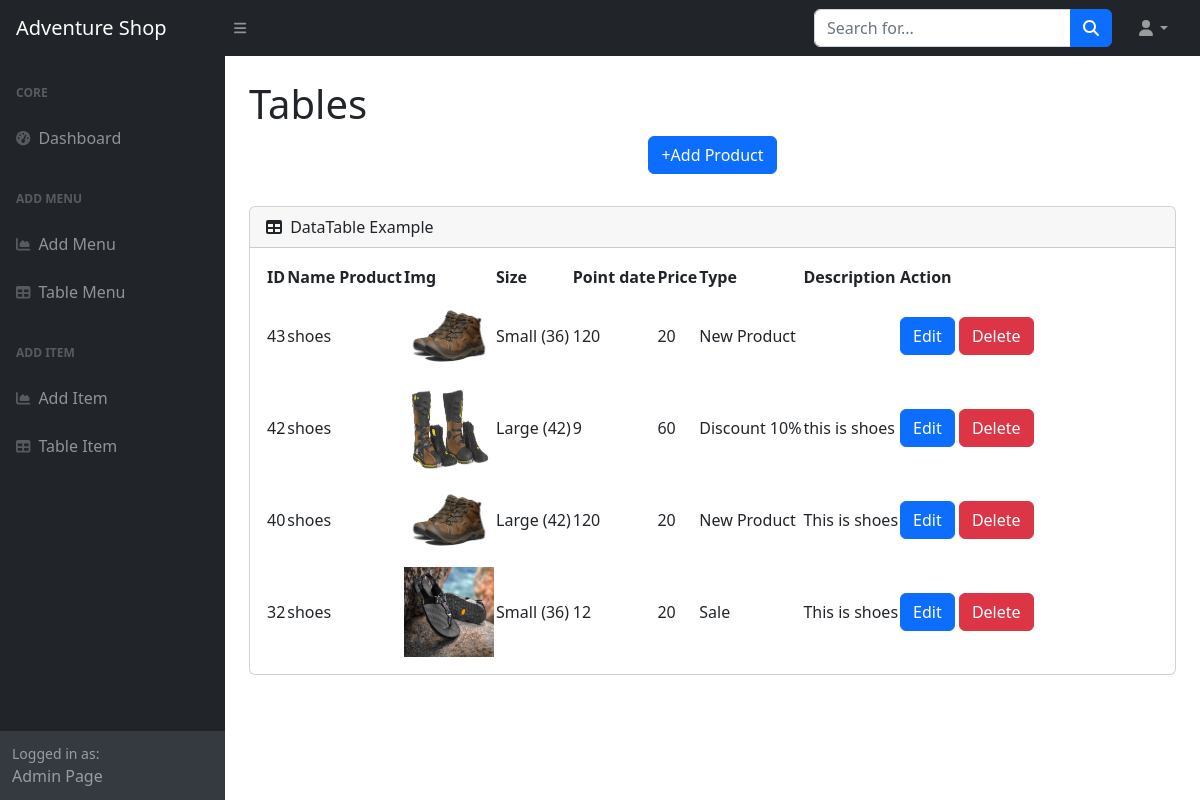
Page /PhpSchool/AdminPage/added_product.php on the committed database.
### tables this page shows
CREATE TABLE `tbl_adventure` (
  `pro_id` int(11) NOT NULL,
  `pro_name` varchar(50) NOT NULL,
  `img` text NOT NULL,
  `size` varchar(50) NOT NULL,
  `point` int(50) NOT NULL,
  `price` int(50) NOT NULL,
  `type_product` varchar(50) NOT NULL,
  `des` varchar(250) NOT NULL
);

### PhpSchool/AdminPage/select.php (the view, shortened to what this page needs)
<!DOCTYPE html>
<html lang="en">
    <head>
        <link href="https://cdn.jsdelivr.net/npm/simple-datatables@7.1.2/dist/style.min.css" rel="stylesheet" />
        <link href="css/styles.css" rel="stylesheet" />
    </head>
    <body class="sb-nav-fixed">
         <?php include('./navBar.php') ?>
        <div id="layoutSidenav">
            <?php include('./layoutSide.php') ?>
            <div id="layoutSidenav_content">
                <main>
                    <div class="container-fluid px-4">
                        <h1 class="mt-4">Tables</h1>
                        <ol class="breadcrumb mb-4">
                            <li class="breadcrumb-item m-xl-auto">
                                <a href="add_product.php" class="btn btn-primary mb-2">+Add Product</a>
                            </li>
                            </ol>
                        <div class="card mb-4">
                            <div class="card-header">
                                <i class="fas fa-table me-1"></i>
                                DataTable Example
                            </div>
                            <div class="card-body">
                                <table id="datatablesSimple">
                                    <thead>
                                        <tr>
                                            <th>ID</th>
                                            <th>Name Product</th>
                                            <th>Img</th>
                                            <th>Size</th>
                                            <th>Point date</th>
                                            <th>Price</th>
                                            <th>Type</th>
                                            <th>Description</th>
                                            <th>Action</th>
                                        </tr>
                                    </thead>
                                    <tbody>
                                        <?php
include_once 'config.php';
$query = "SELECT * FROM tbl_adventure ORDER BY pro_id DESC";
$result = mysqli_query($con, $query);
if (mysqli_num_rows($result) > 0) {
    while ($row = mysqli_fetch_array($result)) {
        ?>
                                                    <tr>
                                                        <td><?php echo $row['pro_id']; ?></td>
                                                        <td><?php echo $row['pro_name']; ?></td>
                                                        <td><img width="90px" height="90px" src="../images/<?php echo $row['img']; ?>"></td>
                                                        <td><?php echo $row['size']; ?></td>
                                                        <td><?php echo $row['point']; ?></td>
                                                        <td><?php echo $row['price']; ?></td>
                                                        <td><?php echo $row['type_product']; ?></td>
                                                        <td><?php echo $row['des']; ?></td>
                                                        <td>
                                                            <a href="edit_product.php?proId=<?php echo $row['pro_id']; ?>" class="btn btn-primary">Edit</a>
                                                            <a href="delete.php?pro_id=<?php echo $row['pro_id']; ?>" class="btn btn-danger"  onclick="confirmDelete(<?php echo $row['pro_id']; ?>)">Delete</a>
                                                        </td>
                                                    </tr>
                                                    <?php
}
}
?>
                                    </tbody>
                                </table>
                            </div>
                        </div>
                    </div>
                </main>
            </div>
        </div>
    </body>
</html>

### rows in the picture
tbl_adventure: pro_id "43", pro_name "shoes", img (picture), size "Small (36)", point "120", price "20", type_product "New Product"
tbl_adventure: pro_id "42", pro_name "shoes", img (picture), size "Large (42)", point "9", price "60", type_product "Discount 10%", des "this is shoes"
tbl_adventure: pro_id "40", pro_name "shoes", img (picture), size "Large (42)", point "120", price "20", type_product "New Product", des "This is shoes"
tbl_adventure: pro_id "32", pro_name "shoes", img (picture), size "Small (36)", point "12", price "20", type_product "Sale", des "This is shoes"
